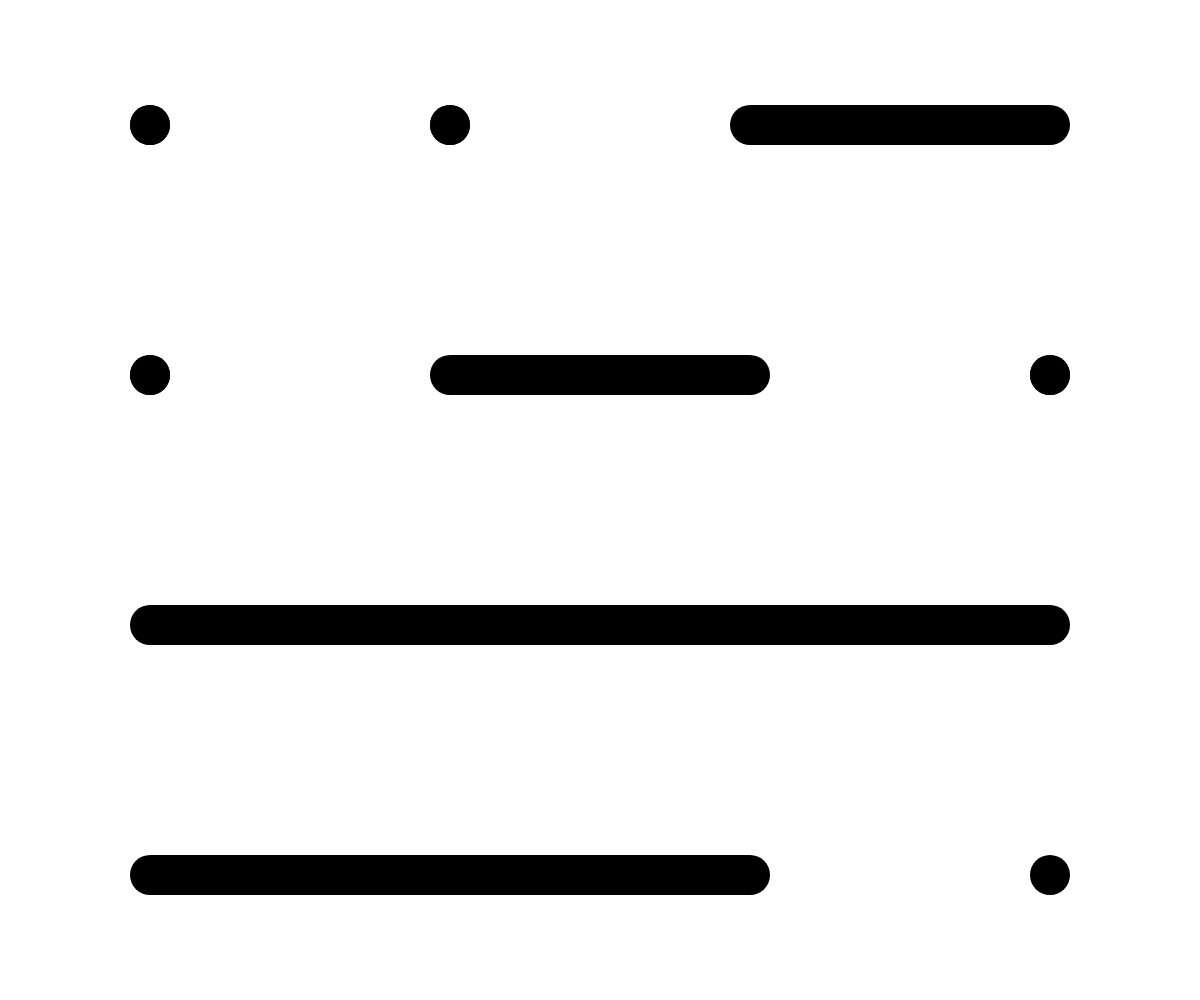
Frame 1 (no input)
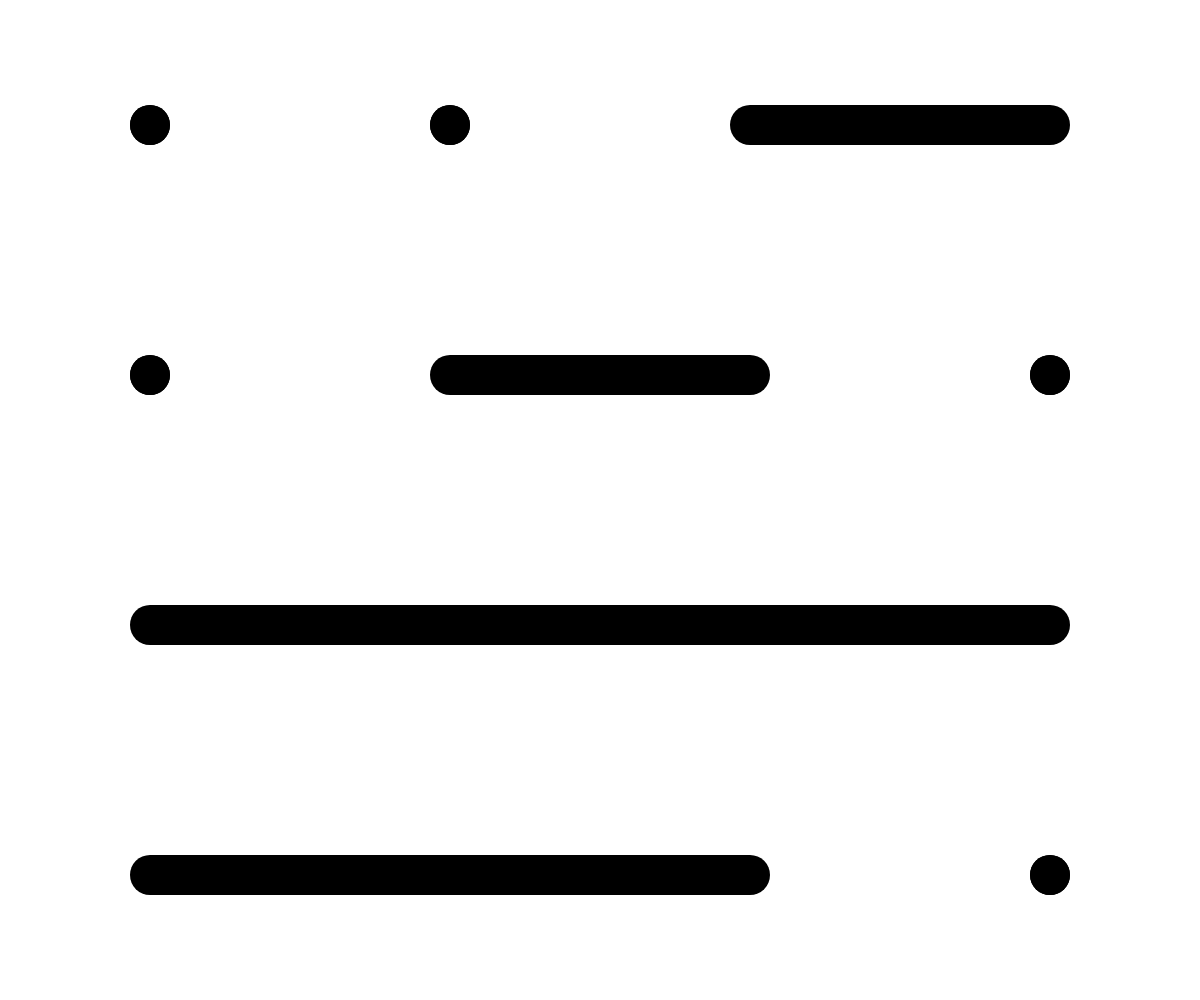
Frame 60 (no input)
Frame 120 (the mouse pressed at the canvas centre since frame 60): identical to frame 60, image omitted

The p5.js sketch that drew these frames (run headless with seeded random() and noise() and a simulated clock; from frame 60 on, the mouse is pressed at the canvas centre):

// p5.js sketch
// ── sketch.js


let seed = 0

let draw_toggle = true
let draw_once = false

let chance = 2
let chance_min = 2
let chance_max = 16

let weight = 5
let weight_min = 5
let weight_max = 40

let cells = 10
let cells_min = 4
let cells_max = 40

function setup() {
  createCanvas(windowWidth, windowHeight);
  strokeCap(ROUND)
}

function draw() {
  if(draw_toggle || draw_once) {
    clear()
    randomSeed(seed)
  
    cells = int(map(mouseY, 0, width, cells_min, cells_max))
    weight = map(mouseY, 0 , height, weight_max, weight_min)
    chance = int(map(mouseX, 0, height, chance_min, chance_max))
    
    for (let y = 0; y < cells; y++) {
  
      let actions = ['close', 'continue']
      let action = 'close'
      
      for (let x = 0; x < cells; x++) {
  
        if(action === 'close') {
          endShape(CLOSE)
          beginShape()
        }
  
        const x_length = width / cells
        const y_length = height / cells
        
        const x_ini = x_length * x
        const y_ini = y_length * y
  
        const x_center = x_ini + x_length / 2
        const y_center = y_ini + y_length / 2
        
        action = actions[int(random(0, chance))]
  
        if(action === 'close' || action === 'continue') {
          strokeWeight(weight)
          line(x_center, y_center, x_center, y_center)
          vertex(x_center, y_center)
        } else {
          endShape(CLOSE)
        }
        
      }
    }  
  }
  if(draw_once) {
    draw_once = false
  }
}

function keyPressed() {
  if(key === 'r') {
    seed = random(100000);
    draw_once = true
  }
}

function mousePressed() {
  draw_toggle = !draw_toggle
}

function windowResized() {
  resizeCanvas(windowWidth, windowHeight)
}
